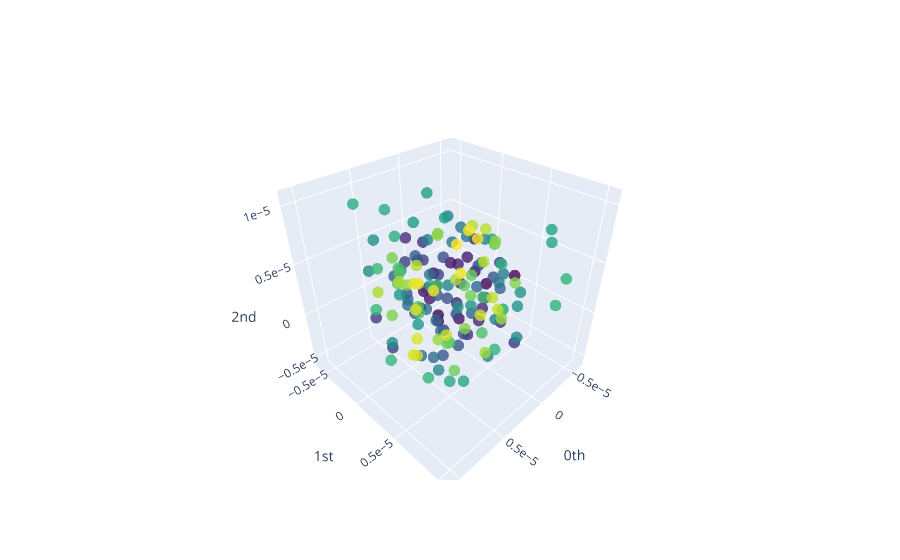

The notebook cell this image was saved under:
### Code cell
point_clouds_plot = gtda.plotting.plot_point_cloud(point_clouds[print_obj])
display(point_clouds_plot)
point_clouds_plot.write_image(file = f"{subj}/{exp}/point_cloud.svg", format = "svg")

### Figure 1 — Plotly figure (JSON) as saved in the notebook; plotly's stock layout.template omitted (floating-point values rounded to 4 significant figures; data arrays with more than 128 entries replaced by an {"elided": "..."} marker saying what was removed)
{"data": [{"marker": {"color": {"elided": "153 int values"}, "colorscale": [[0, "#440154"], [0.1111, "#482878"], [0.2222, "#3e4989"], [0.3333, "#31688e"], [0.4444, "#26828e"], [0.5556, "#1f9e89"], [0.6667, "#35b779"], [0.7778, "#6ece58"], [0.8889, "#b5de2b"], [1, "#fde725"]], "opacity": 0.8, "size": 4}, "mode": "markers", "type": "scatter3d", "x": {"elided": "153 float values"}, "y": {"elided": "153 float values"}, "z": {"elided": "153 float values"}}], "layout": {"scene": {"xaxis": {"exponentformat": "e", "showexponent": "all", "title": {"text": "0th"}, "type": "linear"}, "yaxis": {"exponentformat": "e", "showexponent": "all", "title": {"text": "1st"}, "type": "linear"}, "zaxis": {"exponentformat": "e", "showexponent": "all", "title": {"text": "2nd"}, "type": "linear"}}}}
